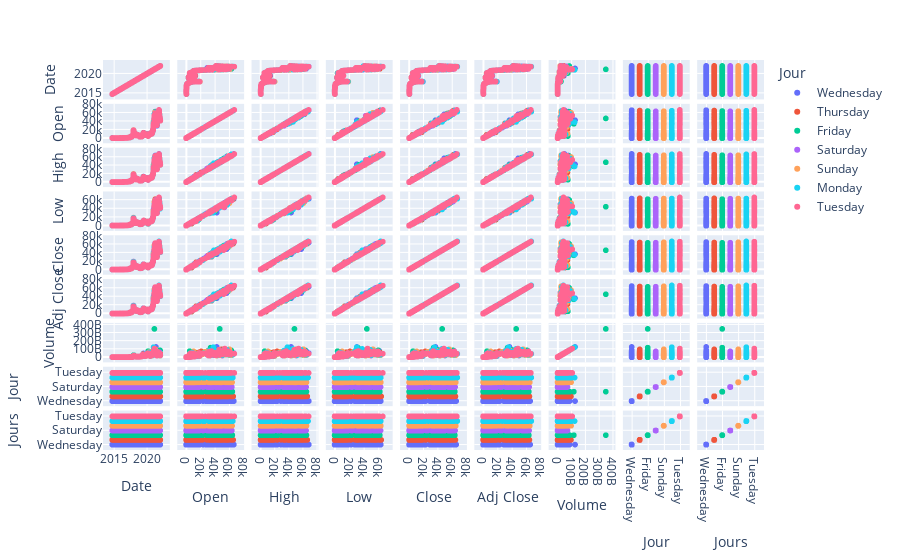

This figure's notebook cell:
### Markdown cell above
Le prix subissent une croissance au fil des années ,Par contre il n' y a pas de changement pertinent selon des jours.
Lea chute du prix entre 2021 et 2022 doit être au corona.

### Code cell
px.scatter_matrix(data,color="Jour")

### Figure 1 — Plotly figure (JSON) as saved in the notebook; plotly's stock layout.template omitted (floating-point values rounded to 4 significant figures; data arrays with more than 128 entries replaced by an {"elided": "..."} marker saying what was removed)
{"data": [{"dimensions": [{"axis": {"matches": true}, "label": "Date", "values": {"elided": "384 str values"}}, {"axis": {"matches": true}, "label": "Open", "values": {"elided": "384 float values"}}, {"axis": {"matches": true}, "label": "High", "values": {"elided": "384 float values"}}, {"axis": {"matches": true}, "label": "Low", "values": {"elided": "384 float values"}}, {"axis": {"matches": true}, "label": "Close", "values": {"elided": "384 float values"}}, {"axis": {"matches": true}, "label": "Adj Close", "values": {"elided": "384 float values"}}, {"axis": {"matches": true}, "label": "Volume", "values": {"elided": "384 int values"}}, {"axis": {"matches": true}, "label": "Jour", "values": {"elided": "384 str values"}}, {"axis": {"matches": true}, "label": "Jours", "values": {"elided": "384 str values"}}], "hovertemplate": "Jour=Wednesday<br>%{xaxis.title.text}=%{x}<br>%{yaxis.title.text}=%{y}<extra></extra>", "legendgroup": "Wednesday", "marker": {"color": "#636efa", "symbol": "circle"}, "name": "Wednesday", "showlegend": true, "type": "splom"}, {"dimensions": [{"axis": {"matches": true}, "label": "Date", "values": {"elided": "384 str values"}}, {"axis": {"matches": true}, "label": "Open", "values": {"elided": "384 float values"}}, {"axis": {"matches": true}, "label": "High", "values": {"elided": "384 float values"}}, {"axis": {"matches": true}, "label": "Low", "values": {"elided": "384 float values"}}, {"axis": {"matches": true}, "label": "Close", "values": {"elided": "384 float values"}}, {"axis": {"matches": true}, "label": "Adj Close", "values": {"elided": "384 float values"}}, {"axis": {"matches": true}, "label": "Volume", "values": {"elided": "384 int values"}}, {"axis": {"matches": true}, "label": "Jour", "values": {"elided": "384 str values"}}, {"axis": {"matches": true}, "label": "Jours", "values": {"elided": "384 str values"}}], "hovertemplate": "Jour=Thursday<br>%{xaxis.title.text}=%{x}<br>%{yaxis.title.text}=%{y}<extra></extra>", "legendgroup": "Thursday", "marker": {"color": "#EF553B", "symbol": "circle"}, "name": "Thursday", "showlegend": true, "type": "splom"}, {"dimensions": [{"axis": {"matches": true}, "label": "Date", "values": {"elided": "383 str values"}}, {"axis": {"matches": true}, "label": "Open", "values": {"elided": "383 float values"}}, {"axis": {"matches": true}, "label": "High", "values": {"elided": "383 float values"}}, {"axis": {"matches": true}, "label": "Low", "values": {"elided": "383 float values"}}, {"axis": {"matches": true}, "label": "Close", "values": {"elided": "383 float values"}}, {"axis": {"matches": true}, "label": "Adj Close", "values": {"elided": "383 float values"}}, {"axis": {"matches": true}, "label": "Volume", "values": {"elided": "383 int values"}}, {"axis": {"matches": true}, "label": "Jour", "values": {"elided": "383 str values"}}, {"axis": {"matches": true}, "label": "Jours", "values": {"elided": "383 str values"}}], "hovertemplate": "Jour=Friday<br>%{xaxis.title.text}=%{x}<br>%{yaxis.title.text}=%{y}<extra></extra>", "legendgroup": "Friday", "marker": {"color": "#00cc96", "symbol": "circle"}, "name": "Friday", "showlegend": true, "type": "splom"}, {"dimensions": [{"axis": {"matches": true}, "label": "Date", "values": {"elided": "383 str values"}}, {"axis": {"matches": true}, "label": "Open", "values": {"elided": "383 float values"}}, {"axis": {"matches": true}, "label": "High", "values": {"elided": "383 float values"}}, {"axis": {"matches": true}, "label": "Low", "values": {"elided": "383 float values"}}, {"axis": {"matches": true}, "label": "Close", "values": {"elided": "383 float values"}}, {"axis": {"matches": true}, "label": "Adj Close", "values": {"elided": "383 float values"}}, {"axis": {"matches": true}, "label": "Volume", "values": {"elided": "383 int values"}}, {"axis": {"matches": true}, "label": "Jour", "values": {"elided": "383 str values"}}, {"axis": {"matches": true}, "label": "Jours", "values": {"elided": "383 str values"}}], "hovertemplate": "Jour=Saturday<br>%{xaxis.title.text}=%{x}<br>%{yaxis.title.text}=%{y}<extra></extra>", "legendgroup": "Saturday", "marker": {"color": "#ab63fa", "symbol": "circle"}, "name": "Saturday", "showlegend": true, "type": "splom"}, {"dimensions": [{"axis": {"matches": true}, "label": "Date", "values": {"elided": "383 str values"}}, {"axis": {"matches": true}, "label": "Open", "values": {"elided": "383 float values"}}, {"axis": {"matches": true}, "label": "High", "values": {"elided": "383 float values"}}, {"axis": {"matches": true}, "label": "Low", "values": {"elided": "383 float values"}}, {"axis": {"matches": true}, "label": "Close", "values": {"elided": "383 float values"}}, {"axis": {"matches": true}, "label": "Adj Close", "values": {"elided": "383 float values"}}, {"axis": {"matches": true}, "label": "Volume", "values": {"elided": "383 int values"}}, {"axis": {"matches": true}, "label": "Jour", "values": {"elided": "383 str values"}}, {"axis": {"matches": true}, "label": "Jours", "values": {"elided": "383 str values"}}], "hovertemplate": "Jour=Sunday<br>%{xaxis.title.text}=%{x}<br>%{yaxis.title.text}=%{y}<extra></extra>", "legendgroup": "Sunday", "marker": {"color": "#FFA15A", "symbol": "circle"}, "name": "Sunday", "showlegend": true, "type": "splom"}, {"dimensions": [{"axis": {"matches": true}, "label": "Date", "values": {"elided": "383 str values"}}, {"axis": {"matches": true}, "label": "Open", "values": {"elided": "383 float values"}}, {"axis": {"matches": true}, "label": "High", "values": {"elided": "383 float values"}}, {"axis": {"matches": true}, "label": "Low", "values": {"elided": "383 float values"}}, {"axis": {"matches": true}, "label": "Close", "values": {"elided": "383 float values"}}, {"axis": {"matches": true}, "label": "Adj Close", "values": {"elided": "383 float values"}}, {"axis": {"matches": true}, "label": "Volume", "values": {"elided": "383 int values"}}, {"axis": {"matches": true}, "label": "Jour", "values": {"elided": "383 str values"}}, {"axis": {"matches": true}, "label": "Jours", "values": {"elided": "383 str values"}}], "hovertemplate": "Jour=Monday<br>%{xaxis.title.text}=%{x}<br>%{yaxis.title.text}=%{y}<extra></extra>", "legendgroup": "Monday", "marker": {"color": "#19d3f3", "symbol": "circle"}, "name": "Monday", "showlegend": true, "type": "splom"}, {"dimensions": [{"axis": {"matches": true}, "label": "Date", "values": {"elided": "383 str values"}}, {"axis": {"matches": true}, "label": "Open", "values": {"elided": "383 float values"}}, {"axis": {"matches": true}, "label": "High", "values": {"elided": "383 float values"}}, {"axis": {"matches": true}, "label": "Low", "values": {"elided": "383 float values"}}, {"axis": {"matches": true}, "label": "Close", "values": {"elided": "383 float values"}}, {"axis": {"matches": true}, "label": "Adj Close", "values": {"elided": "383 float values"}}, {"axis": {"matches": true}, "label": "Volume", "values": {"elided": "383 int values"}}, {"axis": {"matches": true}, "label": "Jour", "values": {"elided": "383 str values"}}, {"axis": {"matches": true}, "label": "Jours", "values": {"elided": "383 str values"}}], "hovertemplate": "Jour=Tuesday<br>%{xaxis.title.text}=%{x}<br>%{yaxis.title.text}=%{y}<extra></extra>", "legendgroup": "Tuesday", "marker": {"color": "#FF6692", "symbol": "circle"}, "name": "Tuesday", "showlegend": true, "type": "splom"}], "layout": {"dragmode": "select", "legend": {"title": {"text": "Jour"}, "tracegroupgap": 0}, "margin": {"t": 60}}}
